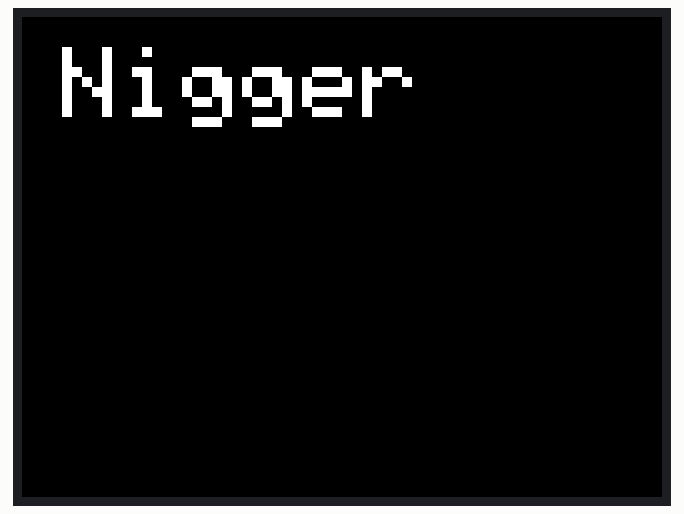
Simulated run of this sketch. Board: Arduino Uno, built with avr-gcc and run on an emulated ATmega328P. Parts: 320×240 colour display.

Above: at 0.35 s.
At 7.87 s:
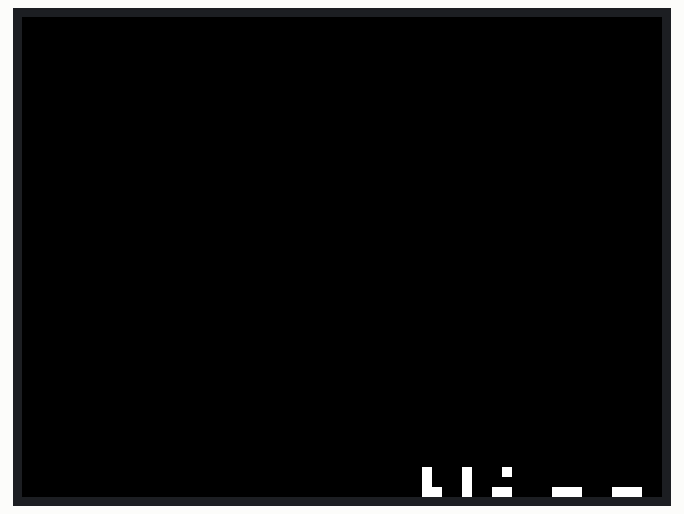
At 13.56 s:
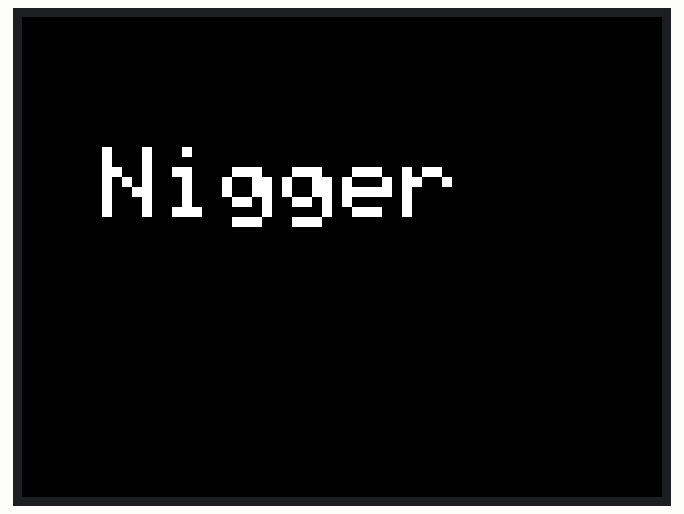
At 19.29 s:
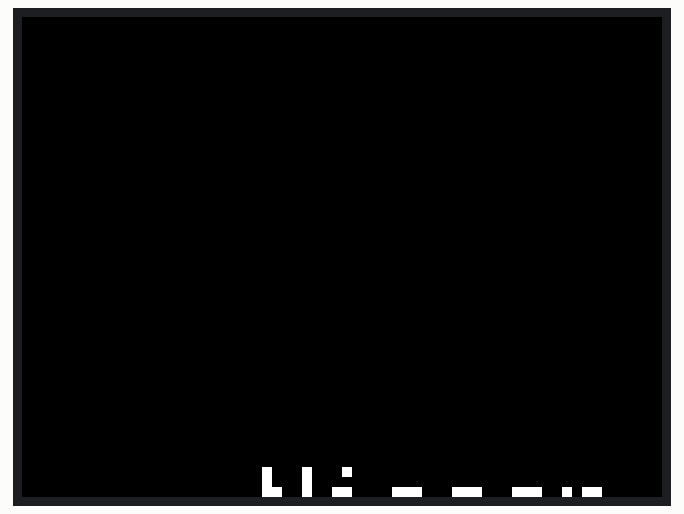
At 29.46 s:
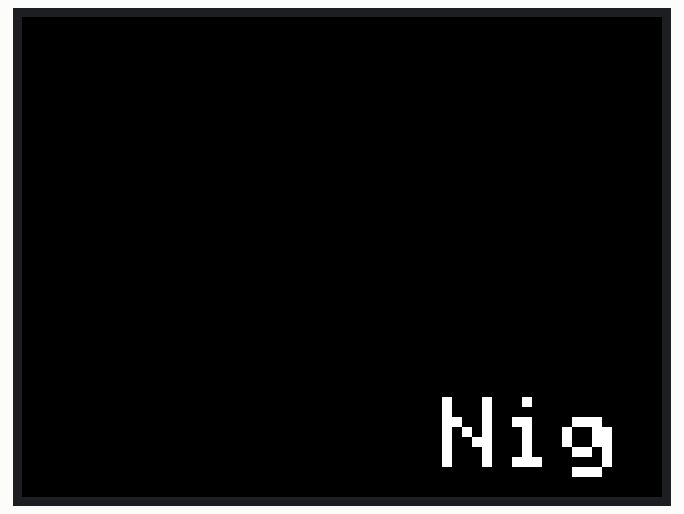
At 39.81 s:
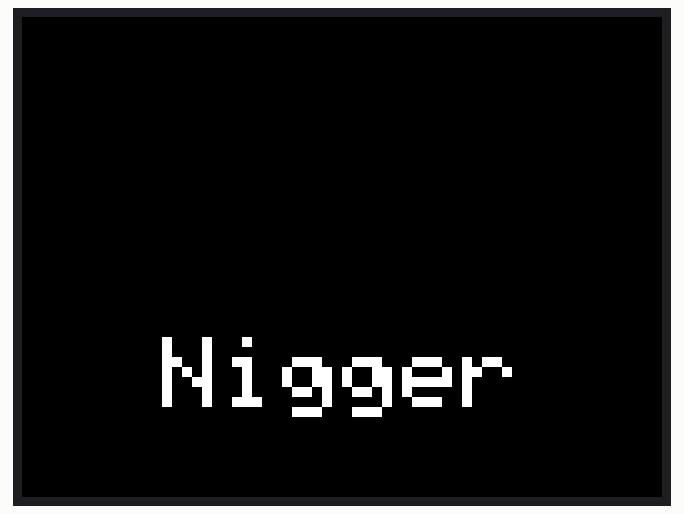

The sketch:

sketch_jun17a.ino
```cpp
#include <Adafruit_GFX.h>
#include <Adafruit_ST7789.h>
#include <SPI.h>
#define TFT_CS   10
#define TFT_DC   9
#define TFT_RST  8

Adafruit_ST7789 tft = Adafruit_ST7789(TFT_CS, TFT_DC, TFT_RST);

void setup() {
  tft.init(240, 320);
  tft.setRotation(1);
  tft.fillScreen(ST77XX_BLACK);
  tft.setCursor(10, 10);
  tft.setTextColor(ST77XX_WHITE);
  tft.setTextSize(5);
  tft.println("Nigger");
}

void loop() {
  int16_t x = 10;
  int16_t y = 10;
  while(true){
    x += 10;
    y +=5;
    tft.setCursor(((x) %240) , ((y)%320));
    tft.fillScreen(ST77XX_BLACK);
    tft.println("Nigger");
    delay(100);
  }
}
```
